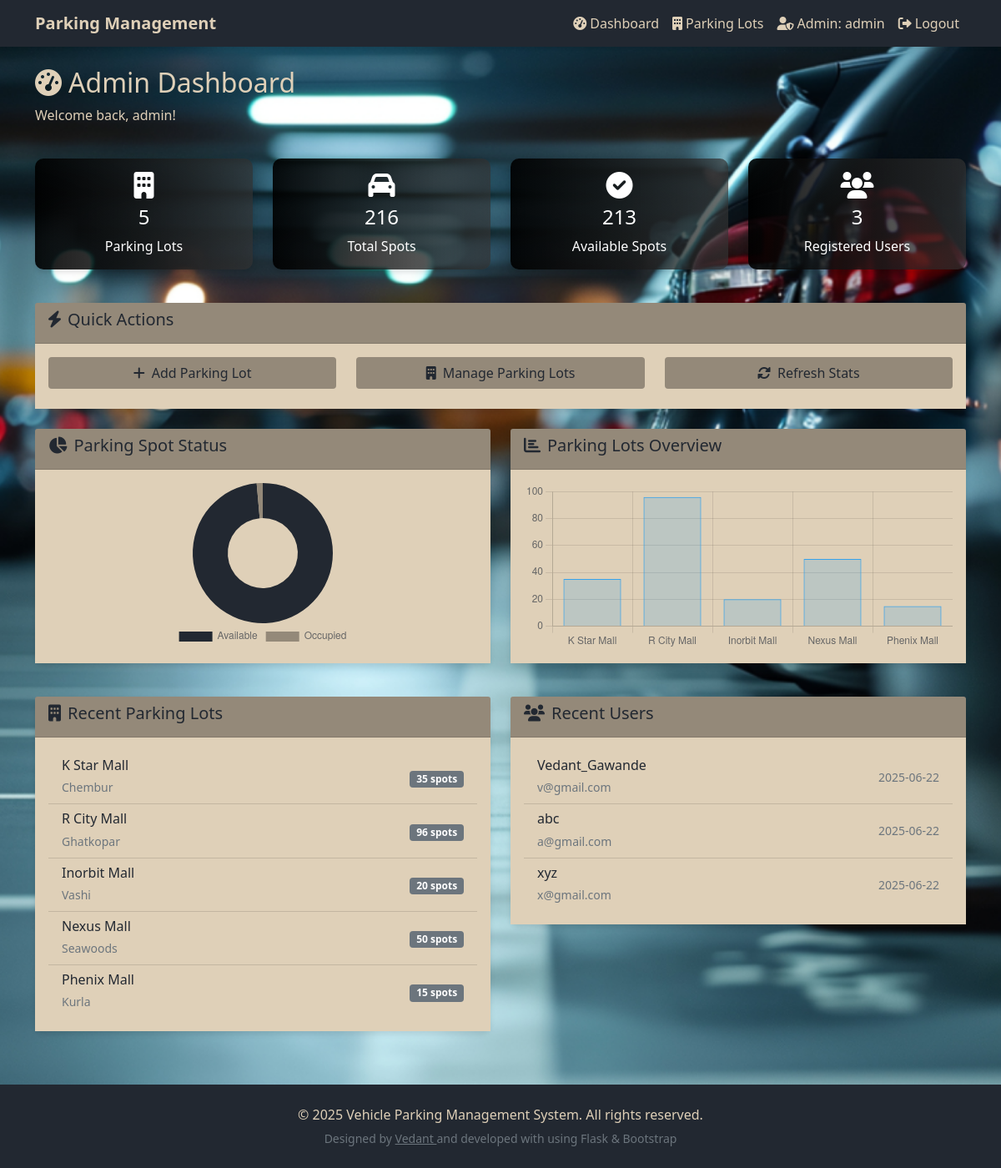
The app's page /admin/dashboard (signed in) with its own data.
### app.py (models this page shows)
class ParkingLot(db.Model):
    id = db.Column(db.Integer, primary_key=True)
    location_name = db.Column(db.String(100), nullable=False)
    hourly_rate = db.Column(db.Float, nullable=False)
    address = db.Column(db.String(200), nullable=False)
    pin_code = db.Column(db.String(10), nullable=False)
    total_spots = db.Column(db.Integer, nullable=False)
    created_at = db.Column(db.DateTime, default=datetime.utcnow)
    spots = db.relationship('ParkingSpot', backref='parking_lot', lazy=True, cascade='all, delete-orphan')

class User(db.Model):
    id = db.Column(db.Integer, primary_key=True)
    username = db.Column(db.String(80), unique=True, nullable=False)
    email = db.Column(db.String(120), unique=True, nullable=False)
    password_hash = db.Column(db.String(120), nullable=False)
    created_at = db.Column(db.DateTime, default=datetime.utcnow)
    reservations = db.relationship('Reservation', backref='user', lazy=True)

### app.py (the view)
@app.route('/admin/dashboard')
def admin_dashboard():
    if 'admin_id' not in session:
        flash('Please login as an administrator to access this page!', 'error')
        return redirect(url_for('login'))
    all_parking_lots = ParkingLot.query.all()
    all_users = User.query.all()
    total_parking_spots = db.session.query(ParkingSpot).count()
    currently_occupied_spots = db.session.query(ParkingSpot).filter_by(status='O').count()
    currently_available_spots = total_parking_spots - currently_occupied_spots
    return render_template('admin_dashboard.html',
                         parking_lots=all_parking_lots,
                         users=all_users,
                         total_spots=total_parking_spots,
                         occupied_spots=currently_occupied_spots,
                         available_spots=currently_available_spots)

### templates/admin_dashboard.html (shortened to what this page needs)
{% extends "base.html" %}  {% block content %}
<div class="row mb-4">
  <div class="col-12" style="color: #dfd0b8">
    <h2><i class="fas fa-tachometer-alt me-2"></i>Admin Dashboard</h2>
    <p>Welcome back, {{ session['admin_username'] }}!</p>
  </div>
</div>
<div class="row mb-4">
  <div class="col-md-3 mb-3">
    <div
      class="card stats-card"
      style="
        background: linear-gradient(
          to right,
          rgba(0, 0, 0, 0.9),
          rgba(50, 50, 50, 0.7)
        );
      "
    >
      <div class="card-body text-center">
        <i class="fas fa-building fa-2x mb-2"></i>
        <h4>{{ parking_lots|length }}</h4>
        <p class="mb-0">Parking Lots</p>
      </div>
    </div>
  </div>
  <div class="col-md-3 mb-3">
    <div
      class="card stats-card"
      style="
        background: linear-gradient(
          to right,
          rgba(0, 0, 0, 0.9),
          rgba(50, 50, 50, 0.7)
        );
      "
    >
      <div class="card-body text-center">
        <i class="fas fa-car fa-2x mb-2"></i>
        <h4>{{ total_spots }}</h4>
        <p class="mb-0">Total Spots</p>
      </div>
    </div>
  </div>
  <div class="col-md-3 mb-3">
    <div
      class="card stats-card"
      style="
        background: linear-gradient(
          to right,
          rgba(0, 0, 0, 0.9),
          rgba(50, 50, 50, 0.7)
        );
      "
    >
      <div class="card-body text-center">
        <i class="fas fa-check-circle fa-2x mb-2"></i>
        <h4>{{ available_spots }}</h4>
        <p class="mb-0">Available Spots</p>
      </div>
    </div>
  </div>
  <div class="col-md-3 mb-3">
    <div
      class="card stats-card"
      style="
        background: linear-gradient(
          to right,
          rgba(0, 0, 0, 0.9),
          rgba(50, 50, 50, 0.7)
        );
      "
    >
      <div class="card-body text-center">
        <i class="fas fa-users fa-2x mb-2"></i>
        <h4>{{ users|length }}</h4>
        <p class="mb-0">Registered Users</p>
      </div>
    </div>
  </div>
</div>
<div class="row mb-4">
  <div class="col-12">
    <div class="card">
      <div
        class="card-header"
        style="background-color: #948979; color: #222831"
      >
        <h5><i class="fas fa-bolt me-2"></i>Quick Actions</h5>
      </div>
      <div class="card-body" style="background-color: #dfd0b8">
        <div class="row">
          <div class="col-md-4 mb-2">
            <a
              href="{{ url_for('manage_parking') }}"
              class="btn w-100"
              style="background-color: #948979; color: #222831"
            >
              <i class="fas fa-plus me-2"></i>Add Parking Lot
            </a>
          </div>
          <div class="col-md-4 mb-2">
            <a
              href="{{ url_for('manage_parking') }}"
              class="btn w-100"
              style="background-color: #948979; color: #222831"
            >
              <i class="fas fa-building me-2"></i>Manage Parking Lots
            </a>
          </div>
          <div class="col-md-4 mb-2">
            <button
              class="btn w-100"
              onclick="refreshStats()"
              style="background-color: #948979; color: #222831"
            >
              <i class="fas fa-sync-alt me-2"></i>Refresh Stats
            </button>
          </div>
        </div>
      </div>
    </div>
  </div>
</div>
<div class="row mb-4">
  <div class="col-md-6 mb-3">
    <div class="card">
      <div
        class="card-header"
        style="background-color: #948979; color: #222831"
      >
        <h5><i class="fas fa-chart-pie me-2"></i>Parking Spot Status</h5>
      </div>
      <div class="card-body" style="background-color: #dfd0b8; color: #222831">
        <canvas id="spotStatusChart" width="400" height="200"></canvas>
      </div>
    </div>
  </div>
  <div class="col-md-6 mb-3">
    <div class="card">
      <div
        class="card-header"
        style="background-color: #948979; color: #222831"
      >
        <h5><i class="fas fa-chart-bar me-2"></i>Parking Lots Overview</h5>
      </div>
      <div class="card-body" style="background-color: #dfd0b8; color: #222831">
        <canvas id="parkingLotsChart" width="400" height="200"></canvas>
      </div>
    </div>
  </div>
</div>
<div class="row">
  <div class="col-md-6 mb-3">
    <div class="card">
      <div
        class="card-header"
        style="background-color: #948979; color: #222831"
      >
        <h5><i class="fas fa-building me-2"></i>Recent Parking Lots</h5>
      </div>
      <div class="card-body" style="background-color: #dfd0b8; color: #222831">
        {% if parking_lots %}
        <div class="list-group list-group-flush">
          {% for lot in parking_lots[:5] %}
          <div
            class="list-group-item d-flex justify-content-between align-items-center"
            style="background-color: #dfd0b8; color: #222831"
          >
            <div>
              <h6 class="mb-1">{{ lot.location_name }}</h6>
              <small class="text-muted">{{ lot.address }}</small>
            </div>
            <p class="text-muted mb-0">
              <span class="badge bg-secondary">{{ lot.total_spots }} spots</span>
            </p>
          </div>
          {% endfor %}
        </div>
        {% else %}
        <p class="text-muted" style="background-color: #dfd0b8; color: #222831">
          No parking lots created yet.
        </p>
        {% endif %}
      </div>
    </div>
  </div>
  <div class="col-md-6 mb-3">
    <div class="card">
      <div
        class="card-header"
        style="background-color: #948979; color: #222831"
      >
        <h5><i class="fas fa-users me-2"></i>Recent Users</h5>
      </div>
      <div class="card-body" style="background-color: #dfd0b8; color: #222831">
        {% if users %}
        <div class="list-group list-group-flush">
          {% for user in users[:5] %}
          <div
            class="list-group-item d-flex justify-content-between align-items-center"
            style="background-color: #dfd0b8; color: #222831"
          >
            <div>
              <h6 class="mb-1">{{ user.username }}</h6>
              <small class="text-muted">{{ user.email }}</small>
            </div>
            <small class="text-muted"
              >{{ user.created_at.strftime('%Y-%m-%d') }}</small
            >
          </div>
          {% endfor %}
        </div>
        {% else %}
        <p class="text-muted">No users registered yet.</p>
        {% endif %}
      </div>
    </div>
  </div>
</div>
{% endblock %} {% block scripts %}
<script>
  document.addEventListener("DOMContentLoaded", function () {
    // Create data arrays for charts
    const lotNames = [];
    const lotSpots = [];
    {% for lot in parking_lots %}
      lotNames.push('{{ lot.location_name }}');
      lotSpots.push({{ lot.total_spots }});
    {% endfor %}
    // Parking Spot Status Chart
    const spotCtx = document.getElementById('spotStatusChart').getContext('2d');
    const spotChart = new Chart(spotCtx, {
        type: 'doughnut',
        data: {
            labels: ['Available', 'Occupied'],
            datasets: [{
                data: [{{ available_spots }}, {{ occupied_spots }}],
                backgroundColor: ['#222831', '#948979'],
                borderWidth: 0
            }]
        },
        options: {
            responsive: true,
            maintainAspectRatio: false,
            plugins: {
                legend: {
                    position: 'bottom'
                }
            }
        }
    });
    // Parking Lots Chart
    const lotsCtx = document.getElementById('parkingLotsChart').getContext('2d');
    const lotsChart = new Chart(lotsCtx, {
        type: 'bar',
        data: {
            labels: lotNames,
            datasets: [
                {
                    label: "Total Spots",
                    data: lotSpots,
                    backgroundColor: "rgba(54, 162, 235, 0.2)",
                    borderColor: "rgba(54, 162, 235, 1)",
                    borderWidth: 1,
                },
            ]
        },
        options: {
            responsive: true,
            maintainAspectRatio: false,
            scales: {
                y: {
                    beginAtZero: true
                }
            },
            plugins: {
                legend: {
                    display: false
                }
            }
        }
    });
  });
  // Update the page with new stats
  function refreshStats() {
      fetch('/api/parking_stats')
          .then(response => response.json())
          .then(data => {
              location.reload();
          })
          .catch(error => {
              console.error('Error fetching stats:', error);
          });
  }
</script>
{% endblock %}

### templates/base.html (style rules this page uses)
body { background: url(../static/images/background.png) no-repeat center center fixed; background-size: cover; margin: 0; padding: 0; }
.card { box-shadow: 0 4px 6px rgba(0, 0, 0, 0.1); border: none; border-radius: 10px; }
.stats-card { background: #7f58af; color: white; }

### records on screen
ParkingLot: location_name "K Star Mall", address "Chembur", total_spots "35"
ParkingLot: location_name "R City Mall", address "Ghatkopar", total_spots "96"
ParkingLot: location_name "Inorbit Mall", address "Vashi", total_spots "20"
ParkingLot: location_name "Nexus Mall", address "Seawoods", total_spots "50"
ParkingLot: location_name "Phenix Mall", address "Kurla", total_spots "15"
User: username "Vedant_Gawande", email "v@gmail.com", created_at "2025-06-22"
User: username "abc", email "a@gmail.com", created_at "2025-06-22"
User: username "xyz", email "x@gmail.com", created_at "2025-06-22"

### other values on screen
{{ session['admin_username'] }} "admin"
{{ parking_lots|length }} "5"
{{ total_spots }} "216"
{{ available_spots }} "213"
{{ users|length }} "3"
chart data {{ lot.location_name }} K Star Mall, R City Mall, Inorbit Mall, Nexus Mall, Phenix Mall
chart data {{ lot.total_spots }} 35, 96, 20, 50, 15
chart data {{ available_spots }} 213
chart data {{ occupied_spots }} 3
